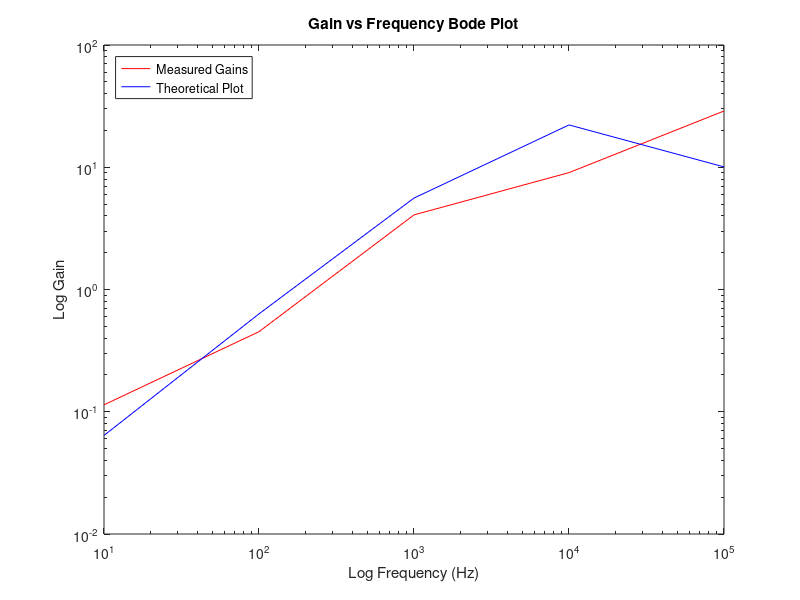

Write the MATLAB code that produced this figure.
clear all;
close all;
clc;
freqs=[1 2 3 4 5];
freqs = 10.^freqs
Vin = [1.08 1.08 1.04 1 1.04];
Vout = [0.123 0.488 4.24 9.04 30];
gain = Vout./Vin
top=0.00102*2*pi;
bot1=0.0000122*2*pi;
bot2=0.0000101*2*pi;
theory= (top.*freqs)./((1+bot1.*freqs).*(1+bot2.*freqs))

figure(1)
loglog(freqs,gain, 'Color', 'r')
hold on;
loglog(freqs,theory, 'Color', 'b')
title('Gain vs Frequency Bode Plot')
xlabel('Log Frequency (Hz)')
ylabel('Log Gain')
legend('Measured Gains','Theoretical Plot', 'Location', 'northwest')
